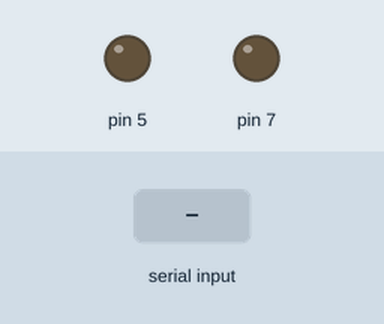
Recording of a sketch running on a simulated Arduino Uno, built with avr-gcc and run on an emulated ATmega328P. On the bench: output pins drawn as LEDs (lit = HIGH). The test bench sets the inputs (shaded band).

Above: at 1.2 s.
1.3 s: "R5:ON\n" received over Serial
At 1.7 s:
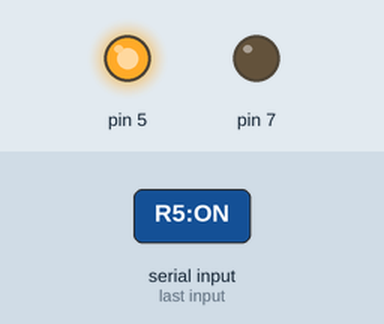
2.8 s: "R7:ON\n" received over Serial
At 4.0 s:
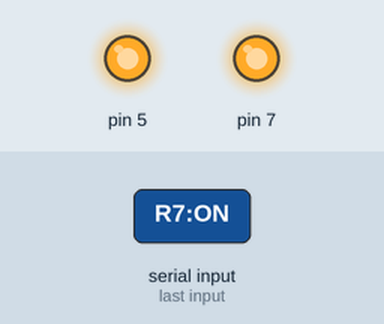
4.3 s: "R5:OFF\n" received over Serial
At 5.2 s:
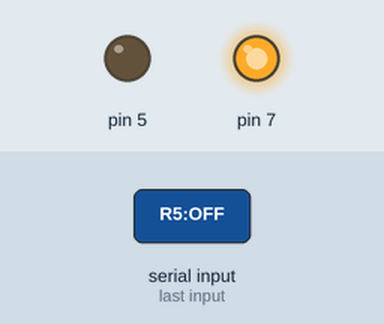
5.8 s: "R7:OFF\n" received over Serial
At 6.3 s:
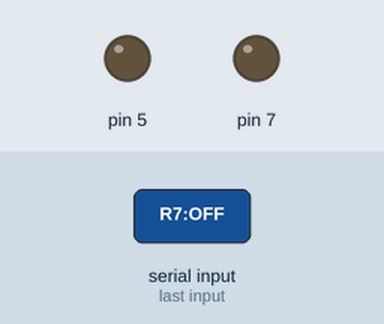
Timing chart, 0 to 8.3 s (numbered marks = the images above; inputs shaded):
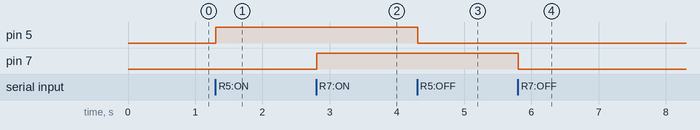

The sketch:

ardui.ino
```cpp
void setup() {
  Serial.begin(9600);
  pinMode(5, OUTPUT);
  pinMode(7, OUTPUT);
}
void loop() {
  if (Serial.available()) {
    String cmd = Serial.readStringUntil('\n');
    if (cmd == "R5:ON")  digitalWrite(5, HIGH);
    if (cmd == "R5:OFF") digitalWrite(5, LOW);
    if (cmd == "R7:ON")  digitalWrite(7, HIGH);
    if (cmd == "R7:OFF") digitalWrite(7, LOW);
  }
}
```

Measured:
- after the input at 1.3 s, pin 5: LOW → HIGH at once
- after the input at 2.8 s, pin 7: LOW → HIGH at once
- after the input at 4.3 s, pin 5: HIGH → LOW at once
- after the input at 5.8 s, pin 7: HIGH → LOW at once
